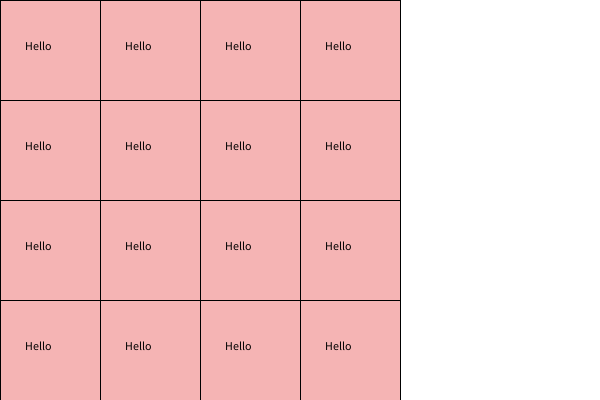
Frame 1 (no input)
Frame 60 (the mouse pressed at the canvas centre just before this capture): identical to frame 1, image omitted
Frame 120 (the mouse held since frame 60 and released just before this capture): identical to frame 1, image omitted

The Processing sketch that drew this single still picture (run headless with seeded random() and noise(); from frame 60 on, the mouse is pressed at the canvas centre):

// Processing sketch: week11_1_random_seat
// ── week11_1_random_seat.pde
void setup(){
  size(600,400);
}
void draw(){
  background(255);
  for(int i=0;i<4;i++){
    for(int j=0;j<4;j++){
      fill(#F5B4B4);rect(j*100,i*100,100,100);
      fill(0);text("Hello",j*100+25,i*100+50);
    }
  }
}
